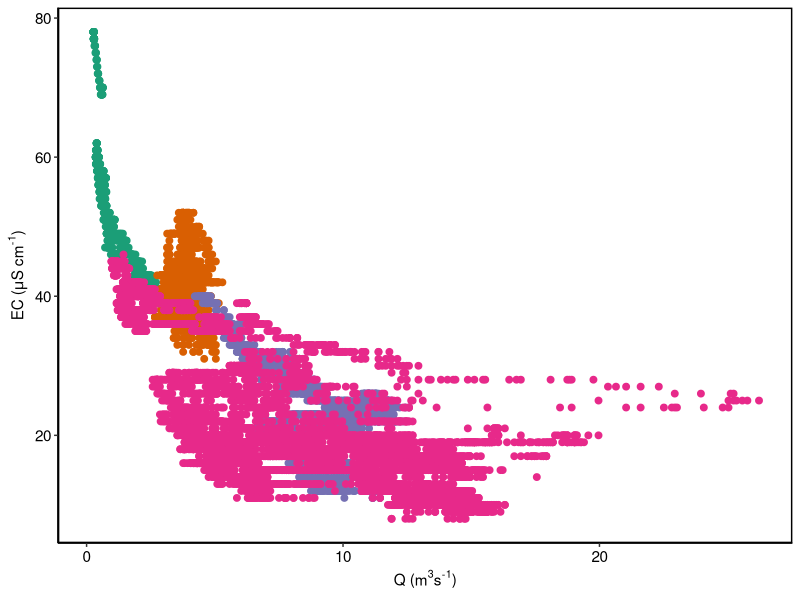
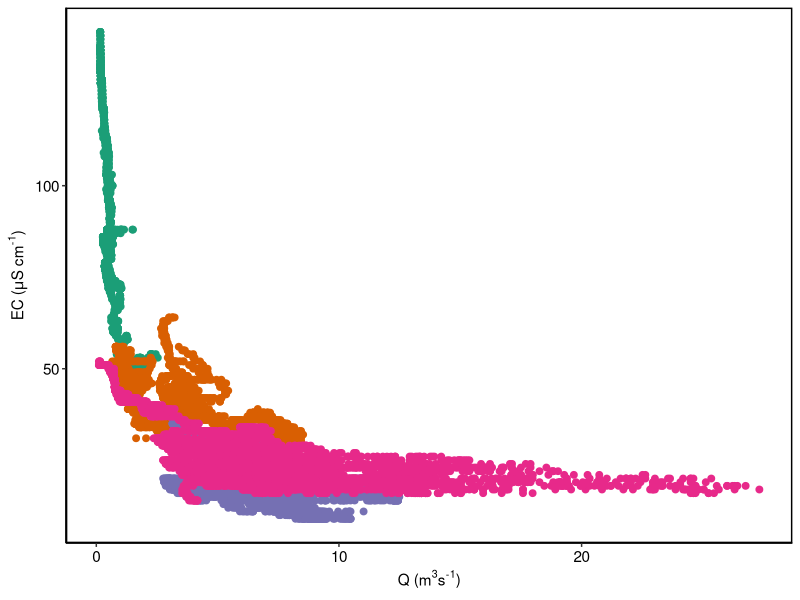
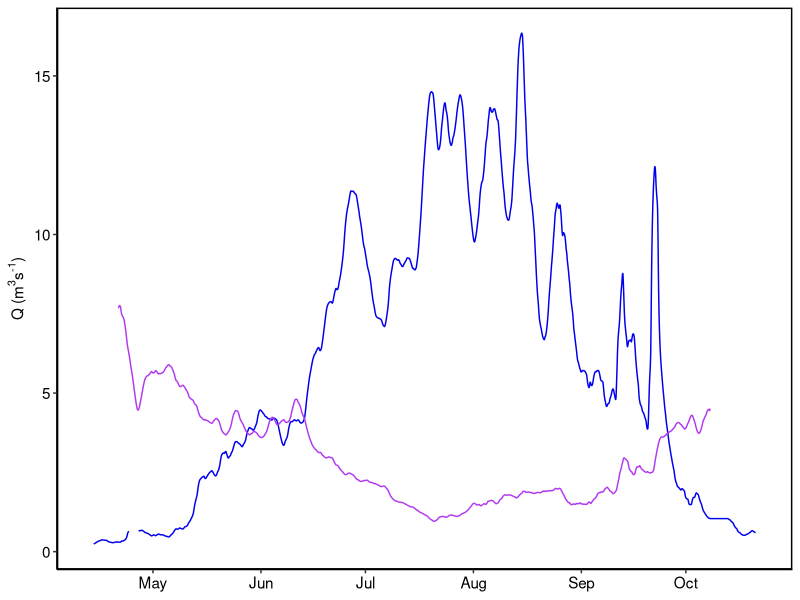
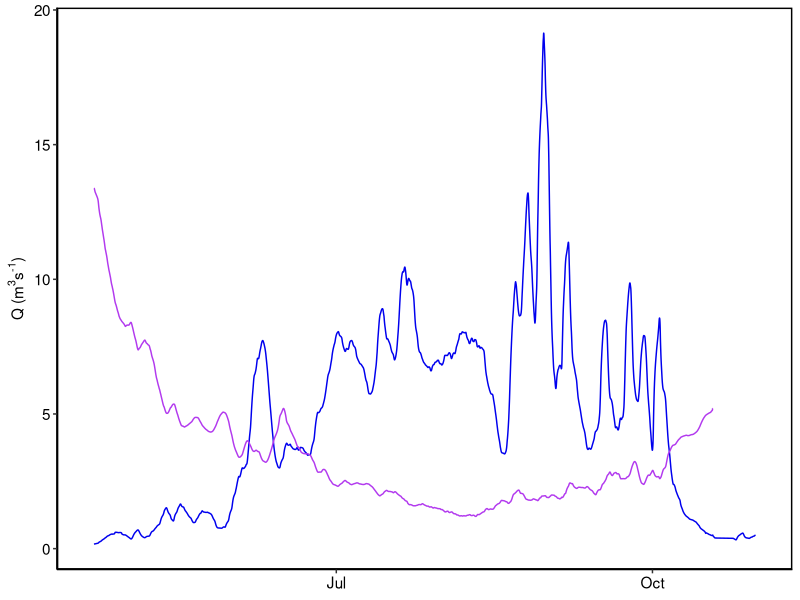

The R script that drew these images, in order:
library(tidyverse)
library(lubridate)
library(zoo)


rm(list= ls())

# load and configure all datasets 
full_data16 = read_csv('data/WG_chemsitry_2016.csv')
full_data17 = read_csv('data/WG_chem_2017.csv')

gauge_data16 = read_delim('data/wolvQ_16season_m.txt',"\t")
gauge_data17 = read_delim('data/wolvQ_17season_m.txt',"\t")
gauge_data16$datetime<- as.POSIXct(gauge_data16$datetime,TZ = "America/Anchorage", format="%m/%d/%Y %H:%M:%S")
gauge_data17$datetime<- as.POSIXct(gauge_data17$datetime,TZ = "America/Anchorage", format="%m/%d/%Y %H:%M:%S")

###### Working with the timeseries data ###############
# Creating a variable for the manually identified breaks in the 16 and 17 datasets
dates16 <- c('05-19-2016 23:45:00','06-13-2016 23:45:00','07-16-2016 23:45:00')
breaks16 <- data.frame("datetime" = as.POSIXct(dates16,TZ = "America/Anchorage", format="%m-%d-%Y %H:%M:%S"))
breaks17 <- data.frame("datetime" =as.POSIXct(c('05/12/2017 23:45:00','06/22/2017 23:45:00','08/19/2017 23:45:00'), format="%m/%d/%Y %H:%M:%S", TZ = "America/Anchorage"))


#Calculating q in m3/s
gauge_data16$Q_m3s <- gauge_data16$Q_cfs * 0.028316847 
gauge_data17$Q_m3s <- gauge_data17$Q_cfs * 0.028316847 

# Adding a column designatng the periods in 16 and 17
gauge_data16$period <-NA
gauge_data16$period[gauge_data16$datetime < breaks16[1,]] <- "p1"
gauge_data16$period[gauge_data16$datetime >= breaks16[1,] & gauge_data16$datetime < breaks16[2,] ] <- "p2"
gauge_data16$period[gauge_data16$datetime >= breaks16[2,] & gauge_data16$datetime < breaks16[3,] ] <- "p3"
gauge_data16$period[gauge_data16$datetime >= breaks16[3,]] <- "p4"

gauge_data17$period <-NA
gauge_data17$period[gauge_data17$datetime < breaks17[1,]] <- "p1"
gauge_data17$period[gauge_data17$datetime >= breaks17[1,] & gauge_data17$datetime < breaks17[2,] ] <- "p2"
gauge_data17$period[gauge_data17$datetime >= breaks17[2,] & gauge_data17$datetime < breaks17[3,] ] <- "p3"
gauge_data17$period[gauge_data17$datetime >= breaks17[3,]] <- "p4"

# Recreating Figure 2 plots
# generating a custom theme to get rid of the shitty ggplot defaults 
theme_cust <- function(base_size = 11, base_family = "") {
  theme_classic() %+replace%
    theme(
      panel.border = element_rect(colour = "black", fill = NA, size = 1),
      axis.text = element_text(color = "black")
    )
}

# 2016 EC-Q plot
ggplot(gauge_data16, aes(x= Q_m3s, y= SC)) +geom_point(aes(col=period), size=2 )+
  xlab(expression(paste("Q (m"^"3","s"^"-1", ")"))) + ylab(expression(paste("EC (" ,  mu,  "S cm"^"-1", ")")))+
 scale_colour_brewer(palette = "Dark2")+
 theme_cust()+
 theme(legend.position="None")

# 2017 EC-Q plot
ggplot(gauge_data17, aes(x= Q_m3s, y= SC)) +geom_point(aes(col=period), size=2 )+
  xlab(expression(paste("Q (m"^"3","s"^"-1", ")"))) + ylab(expression(paste("EC (" ,  mu,  "S cm"^"-1", ")")))+
  scale_colour_brewer(palette = "Dark2")+
  theme_cust()+
  theme(legend.position="None") 

# Creating a moving average for timeseries plots and analysis
swindow <- 192
smoothed_16 <- data.frame("Q_m3s" = rollapply(gauge_data16$Q_m3s,swindow,mean, na.rm = TRUE, fill = NA))
smoothed_16$SC <- rollapply(gauge_data16$SC,swindow,mean, na.rm = TRUE, fill = NA)

smoothed_17 <- data.frame("Q_m3s" = rollapply(gauge_data17$Q_m3s,swindow,mean, na.rm = TRUE, fill = NA))
smoothed_17$SC <- rollapply(gauge_data17$SC,swindow,mean, na.rm = TRUE, fill = NA)

# Time series plots
#2016
ggplot(data = NULL, aes(x = gauge_data16$datetime, y=smoothed_16$Q_m3s)) +geom_line(color = "blue2") +
  geom_line(aes(x = gauge_data16$datetime, y=smoothed_16$SC/10), color = "darkorchid2") +
  xlab(NULL) + ylab(expression(paste("Q (m"^"3","s"^"-1", ")")))+
  theme_cust()

#2017
ggplot(data = NULL, aes(x = gauge_data17$datetime, y=smoothed_17$Q_m3s)) +geom_line(color = "blue2") +
  geom_line(aes(x = gauge_data17$datetime, y=smoothed_17$SC/10), color = "darkorchid2") +
  xlab(NULL) + ylab(expression(paste("Q (m"^"3","s"^"-1", ")")))+
  theme_cust()
